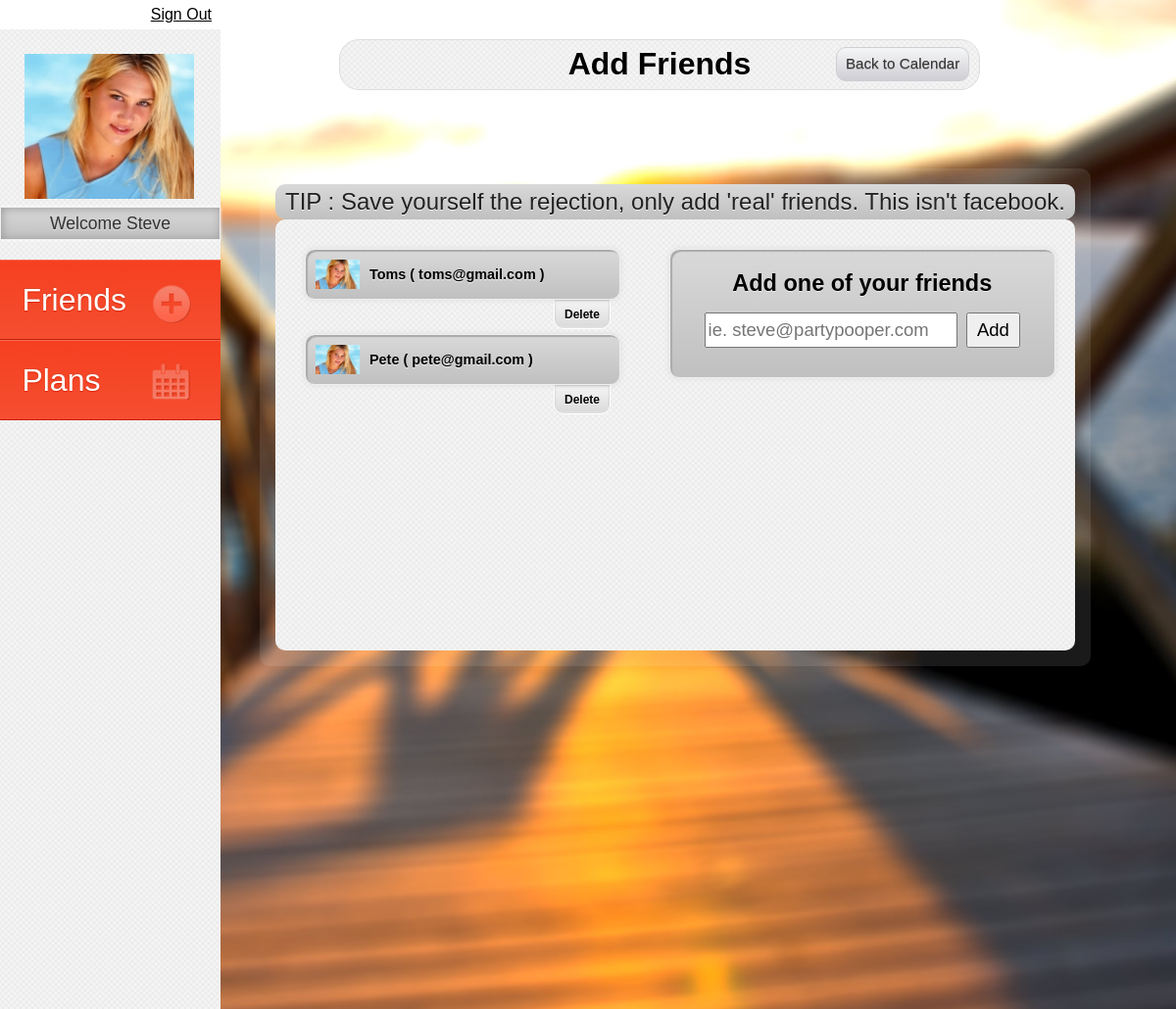
The app's page /friends.php (signed in) with its own data.
### tables this page shows
CREATE TABLE IF NOT EXISTS `users` (
  `id` int(11) NOT NULL AUTO_INCREMENT,
  `username` varchar(255) NOT NULL,
  `password` varchar(255) NOT NULL,
  `email` varchar(255) NOT NULL,
  `photo` varchar(255) NOT NULL,
  PRIMARY KEY (`id`)
);

CREATE TABLE IF NOT EXISTS `friends` (
  `user_id` int(11) NOT NULL,
  `friend_id` int(11) NOT NULL,
  `confirmed_friends` int(11) NOT NULL DEFAULT '0',
  PRIMARY KEY (`user_id`,`friend_id`),
  KEY `user_id` (`user_id`),
  KEY `friend_id` (`friend_id`)
);

### friends.php (called while the page is built, shortened)
<?php
require_once 'includes/db.inc.php';
require_once 'includes/users.inc.php';
require_once 'includes/requests.inc.php';
$user_id = ($_SESSION['user-id']);
$user_info = get_username ($db, $user_id);
include "views/friends.html.php";
?>

### includes/users.inc.php (called while the page is built, shortened)
<?php
function user_is_signed_in () {
	return true;
}
function get_fingerprint ($user_id) {
	return sha1(
	$user_id
	. $_SERVER['REMOTE_ADDR']
	. $_SERVER['HTTP_USER_AGENT']
	);
}

### includes/requests.inc.php (called while the page is built, shortened)
<?php
function get_username ($db, $id){
	$sql = $db->prepare('SELECT username, photo FROM users WHERE id = :id');
	$sql->bindValue(':id', $id, PDO::PARAM_INT);
	$sql->execute();
	$results = $sql->fetch();
	return $results;
}
function get_friend_email ($db, $id){
	$sql = $db->prepare('SELECT email FROM users WHERE id = :id');
	$sql->bindValue(':id', $id, PDO::PARAM_INT);
	$sql->execute();
	$results = $sql->fetch();
	return $results;
}
function get_friend_ids ($db, $user_id) {
$sql = $db->prepare('
		SELECT friend_id, user_id
		FROM friends
		WHERE confirmed_friends = 1
		AND (user_id = :user_id or friend_id = :user_id)
');
$sql->bindValue(':user_id', $user_id, PDO::PARAM_INT);
$sql->execute();
$results = $sql->fetchAll();
return $results;
}
?>

### views/friends.html.php (the view, shortened to what this page needs)
<!DOCTYPE html>
<html>
<head>
	<link href="css/general.css" rel="stylesheet">
</head>
<body>
	<div class="container">
	<?php if (user_is_signed_in()) : ?>
		<p class="sign-out"><a href="sign-out.php">Sign Out</a></p>
		<?php endif; ?>
		<div class="header-container">
			<header class="mainHead">
				<figure>
					<div id="imgWrap"><img src="<?php echo (USER_IMAGE_PATH.$user_info['photo']);?>" alt="User Photo"></div>
					<figcaption>Welcome <?php echo ucFirst($user_info['username']);?></figcaption>
				</figure>
				<nav>
					<ul>
						<li id="friends"><a href="friends.php">Friends</a></li>
						<li id="plans"><a href="add-event.php">Plans</a></li>
					</ul>
				</nav>
			</header>
		</div>
		<div class="content-container">
			<div class="eventAdd">
				<header class="contentHead extended">
					<h1>Add Friends</h1>
					<p><a href="calendar.php">Back to Calendar</a></p>
				</header>
				<div class="contentBody">
					<div class="tips"><p>TIP : Save yourself the rejection, only add 'real' friends. This isn't facebook.</p></div>
					<div class="friendBody clearfix">
						<div class="boxLeft">
							<ul class="friendsUl">
								<?php
								$friend_ids = get_friend_ids($db, $user_id);
								foreach($friend_ids as $friends) {
									if($friends[0] !== $user_id){
										$current_friend = intval($friends['friend_id']);
										$friend_info = get_username ($db, $current_friend);
										$friend_email = get_friend_email ($db, $current_friend);
										echo '<li class="friendHolder"><div><img src="'.USER_IMAGE_PATH.$friend_info['photo'].'" alt="Image of '.ucFirst($friend_info['username']).'"></div><span>'.ucfirst($friend_info['username']).'  (  '.$friend_email['email'].' )</span></li><a class="bottomLink delete" href="delete.php?id='.$current_friend.'">Delete</a> ';
								 	}
								 }; ?>
							</ul>
						</div>
						<div class="boxRight">
							<form id="addFriend" method="post" action="friends.php">
								<label for="addFriend">Add one of your friends</label>
								<input id="addFriendInput"  class="formCheck" name="addEmail" data-type = "all-users" placeholder="ie. steve@partypooper.com" value="">
								<button id="addBtn" type="submit">Add</button>
							</form>
						</div>
					</div>
				</div>
			</div>
		</div>
	</div>
<link type="text/css" href="css/custom-theme/jquery-ui-1.8.21.custom.css" rel="stylesheet" />
<body>
</html>

### records on screen
users: photo (picture), username "Steve"
friends: friend.photo (picture), friend.username "Toms", friend.email "toms@gmail.com"
friends: friend.photo (picture), friend.username "Pete", friend.email "pete@gmail.com"
